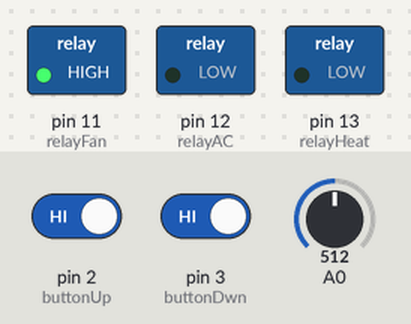
A sketch run on a simulated Arduino Uno, built with avr-gcc and run on an emulated ATmega328P. Shown: switched loads named in the sketch (green lamp = pin HIGH). The inputs (shaded band) are chosen by the test bench; at power-on: A0 = 512, pin 2 (buttonUp) HIGH, pin 3 (buttonDwn) HIGH. EEPROM starts erased; what the sketch prints to the serial monitor is not drawn.

Above: at 1.2 s.
1.3 s: A0 set to 322
4.3 s: A0 set to 289
7.3 s: pin 2 (buttonUp) driven LOW and pin 3 (buttonDwn) driven LOW
At 8.4 s:
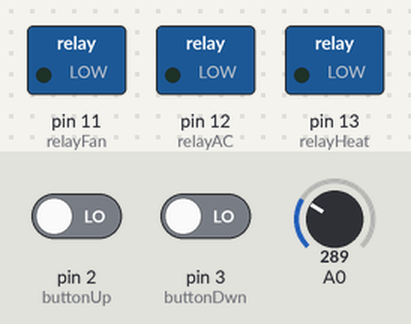
Timing chart, 0 to 10.3 s (numbered marks = the images above; inputs shaded):
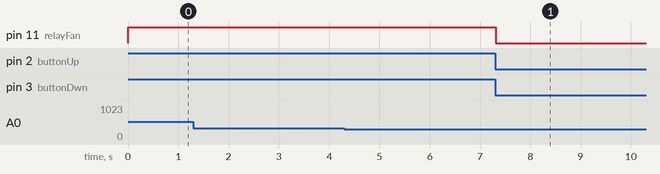

Measured:
- after the input at 1.3 s, every drawn part: stays the same
- after the input at 4.3 s, every drawn part: stays the same
- after the input at 7.3 s, pin 11 (relayFan): HIGH → LOW at once

The sketch:

ardustat.ino
```cpp
/*
This is an experimental attempt at a slightly smarter thermostat for my home

There are currently 2 inputs, an up and down button
These shift the center point up and down
*/

#define SERIALDEBUG
#include "getseteeprom.h"


// Arduino convention is usually byte, but even arduino.h uses uint8_t
// pins
const uint8_t analogTempSens = 0;
const uint8_t buttonUp = 2;
const uint8_t buttonDwn = 3;
const uint8_t relayFan = 11;
const uint8_t relayAC = 12;
const uint8_t relayHeat = 13;

// numeric to text shortcuts
const uint8_t off = 0;
const uint8_t on = 1;
const uint8_t cool = 2;
const uint8_t heat = 3;
const uint8_t fan = 4;
const uint8_t shutdown = 5;
const uint8_t cycle = 6;

// eeprom storage locations
const uint8_t eepCheckVal = 0xAA;
const int eepCheckAddr = 0;
const int eepModeAddr = 1;
const int eepCenterpointAddr = 2;

// temperature parameters scaled as degree F x 10
const int defaultCenterpoint = 690; // 69.0
const int hysteresis = 5; // 0.5
const int offset = 50; // 5

// HVAC system parameters
const unsigned long fanDelay = 60000; // ms, 1 minute
const unsigned long cycleOn = 900000; // ms, 15 minutes
const unsigned long cycleOff = 2700000; // ms, 45 minutes

// global variables used in the loops
int centerpoint;
uint8_t mode;

void setup(void) {
    // setup digital pins
    pinMode(buttonUp, INPUT); // is default
    pinMode(buttonDwn, INPUT); // is default
    pinMode(relayFan, OUTPUT);
    pinMode(relayAC, OUTPUT);
    pinMode(relayHeat, OUTPUT);

#if defined(SERIALDEBUG)
    // start serial monitor
    Serial.begin(9600);
#endif /* SERIALDEBUG */

    // get mode and temperature settings from eeprom or default values
    // we store a basic check pattern in first bit
    // if it's there, load the previous settings
    // otherwise use the defaults and write them to EEPROM
    // note that mode only stores either "on" or "off"
    if (eepCheckVal == getEEPROMbyte(eepCheckAddr)) {
#if defined(SERIALDEBUG)
        Serial.println(F("Using mode and temperature from EEPROM"));
#endif
        mode = getEEPROMbyte(eepModeAddr);
        centerpoint = getEEPROMint(eepCenterpointAddr);
    } else {
#if defined(SERIALDEBUG)
        Serial.println(F("Using mode and temperature from defaults"));
#endif /* SERIALDEBUG */
        mode = on;
        centerpoint = defaultCenterpoint;

        // EEPROM.clear();
        setEEPROMbyte(eepCheckAddr, eepCheckVal);
        setEEPROMbyte(eepModeAddr, mode);
        setEEPROMint(eepCenterpointAddr, centerpoint);
    }
}


void loop(void) {
    // variable declaration
    static uint8_t prevUp = HIGH, prevDwn = HIGH;
    uint8_t stateUp, stateDwn;
    int coolOn, coolOff, heatOn, heatOff, temperature;

    // check if we are pushing any buttons when the loop begins
    stateUp  = digitalRead(buttonUp);
    stateDwn = digitalRead(buttonDwn);

    // if this is first time button is pressed, move the setpoint
    // if both buttons are pressed, toggle system on and off and save to eeprom
    // write this as an interrupt someday?
    if ((stateUp == LOW) && (stateDwn == LOW) && (prevUp != LOW) && (prevDwn != LOW)) {
        if (mode == off) {
            mode = on;
        } else {
            mode = off;
        }
        setEEPROMbyte(eepModeAddr, mode);
    } else if ((stateUp == LOW) && (prevUp != LOW)) {
        centerpoint += 10; // +1.0 F
        setEEPROMint(eepCenterpointAddr, centerpoint);
    } else if ((stateDwn == LOW) && (prevDwn != LOW)) {
        centerpoint -= 10; // -1.0 F
        setEEPROMint(eepCenterpointAddr, centerpoint);
    }

    // store current button states in global vars for next loop through
    prevUp  = stateUp;
    prevDwn = stateDwn;

    // calculate the desired and current temperatures
    coolOn = centerpoint + offset + hysteresis;
    coolOff = centerpoint + offset - hysteresis;
    heatOn = centerpoint - offset + hysteresis;
    heatOff = centerpoint - offset - hysteresis;
    temperature = getTempF(analogTempSens);

    // determine what mode we should be in
    // firing the relays is done in driveUnit function
    if (mode != off) {
        if ((temperature > coolOn) && (mode != cool)) {
            mode = cool;
        } else if ((temperature < heatOn) && (mode != heat)) {
            mode = heat;
        } else if ((temperature > heatOff) && (mode == heat)) {
            mode = shutdown;
        } else if ((temperature < coolOff) && (mode == cool)) {
            mode = shutdown;
        } else {
            mode = cycle;
        }
    }
    driveUnit(mode);

#if defined(SERIALDEBUG)
    // print the current state for debugging
    Serial.print(F("   deg F: "));
    Serial.print(temperature);
    Serial.print(F("   centerpoint:"));
    Serial.println(centerpoint);
#endif /* SERIALDEBUG */

    // slow the loop slightly
    delay(50); //ms
}


int getTempF(int pin) {
    /* get the temperature
    Args:
        pin (int):  the Arduino analog input pin to read from
    Returns:
        temp (int):  scaled Farenheit temperature (10x float)
    */
    float voltage, tempC, tempF;

    // method 1 integer math, loses precision in the typical house range?
    // take in the ADC value, int scale voltage to 5V=500
    // using a TMP36 which is 10mV/C with a +0.5V offset
    //int adc0, tempC
    //int tempscale   = 500;
    //int tmp36offset = 50;
    //float tempF;
    //adc0    = analogRead(pin);
    //tempC   = ( ((adc0*2) + 1) * tempscale + 1024) / 2048 - tmp36offset;

    // method 2 use slower floats but simpler
    // multiplier value taken from sparkfun
    voltage = analogRead(pin)*0.004882814;

    tempC = (voltage - 0.5) * 100.0;
    tempF = (tempC * (9.0/5.0) + 32.0);

#if defined(SERIALDEBUG)
    Serial.print(F("voltage: "));
    Serial.print(voltage);
    Serial.print(F("   deg C: "));
    Serial.print(tempC);
#endif /* SERIALDEBUG */

    return int(tempF * 10.0);
}


void driveUnit(uint8_t unit) {
    /*
    this function controls outputs that control relays
    heat and cool spin up the fan 1 minute before engaging
    call this recursively to do so
    shutdown leaves the fan on 1 minute after

    Args:
        unit (uint8_t): which HVAC function to activate, or off for all off
    Returns:
        None

    wiring notes:
    red wire - 24V hot
    blue wire - 24V common
    green wire - fan
    yellow wire - cooling
    white wire - heating
    */
    static unsigned long timeFanOn = 0;
    unsigned long timeCurrent = millis();

    switch(unit) {
        case cool:
            // we must always be sure that fan is on before AC
            driveUnit(fan);
            // dwell for fanDelay ms if turning it on first time
            if ((timeCurrent - timeFanOn) > fanDelay) {
                // only write to pin if not already on
                if (digitalRead(relayAC) != HIGH) {
                    digitalWrite(relayAC, HIGH);
                }
            }
            break;
        case heat:
            // heat operates exactly the same way as cool
            driveUnit(fan);
            if ((timeCurrent - timeFanOn) > fanDelay) {
                if (digitalRead(relayHeat) != HIGH) {
                    digitalWrite(relayHeat, HIGH);
                }
            }
            break;
        case fan:
             // turn on fan and record time that we do so, only if fan not on
            if (digitalRead(relayFan) != HIGH) {
                timeFanOn = timeCurrent;
                digitalWrite(relayFan, HIGH);
            }
            break;
        case shutdown:
            // turn off other units, then purge vents for fanDelay ms
            // shutdown is only ever the mode set for exactly 1 loop run
            // it is followed by cycle, abuse the timing state var and let
            // cycle shut off the fan after fanDelay time
            timeFanOn = (timeCurrent - cycleOn) + fanDelay;
            digitalWrite(relayAC, LOW);
            digitalWrite(relayHeat, LOW);
            break;
        case cycle:
            // run the fan periodically
            if ((timeCurrent - timeFanOn) > cycleOff) {
                driveUnit(fan);
            } else if ((timeCurrent - timeFanOn) > cycleOn) {
                digitalWrite(relayFan, LOW);
            }
            break;
        default:
            // this is used for "off" and "on" and anything broken
            digitalWrite(relayFan, LOW);
            digitalWrite(relayAC, LOW);
            digitalWrite(relayHeat, LOW);
    }

#if defined(SERIALDEBUG)
    Serial.print(F("   mode "));
    Serial.print(mode);
    Serial.print(F("   unit "));
    Serial.print(unit);
    Serial.print(F("   timeCur "));
    Serial.print(timeCurrent);
    Serial.print(F("   timeFan "));
    Serial.print(timeFanOn);
#endif /* SERIALDEBUG */
}
```

getseteeprom.c
```cpp
#include <avr/EEPROM.h>
#include <inttypes.h>
#include "getseteeprom.h"


uint8_t getEEPROMbyte(int address) {
    /*
    This function retrieves a byte stored in EEPROM at address provided
    Essentially useless copy of the real deal

    Arguments:
        address (int):  EEPROM byte to begin reading first byte from
    Returns:
        value (uint8_t):  byte stored in the EEPROM
    */
    return eeprom_read_byte((uint8_t *) address);
}


int getEEPROMint(int address) {
    /*
    This function retrieves an int stored in EEPROM starting at address provided
    Essentially a useless copy of the real deal

    Arguments:
        address (int):  EEPROM byte to begin reading first byte from
    Returns:
        value (int):  integer stored in the EEPROM
    */
    return eeprom_read_word((uint16_t*) address);
}


void setEEPROMint(int address, int value) {
    /*
    This function stores an int in EEPROM starting at address provided,
    but only if value is different than presently stored

    Arguments:
        address (int):  EEPROM byte to begin storage at
        value (int):  integer value to store
    Returns:
        None
    */
    if (eeprom_read_word((uint16_t*) address) == value) {
        eeprom_write_word((uint16_t*) address , value);
    }
}


void setEEPROMbyte(int address, uint8_t value) {
    /*
    This function stores a byte in EEPROM at address provided,
    but only if value is different than presently stored

    Arguments:
        address (int):  EEPROM byte to begin storage at
        value (uint8_t):  byte value to store
    Returns:
        None
    */
    if (eeprom_read_byte((uint8_t *) address) != value) {
        eeprom_write_byte((uint8_t*) address, value);
    }
}
```

getseteeprom.h
```cpp
#ifdef __cplusplus
extern "C" {
#endif

#ifndef GETSETEEPROM_H
#define GETSETEEPROM_H

#include <inttypes.h>

uint8_t getEEPROMbyte(int);
int getEEPROMint(int);
void setEEPROMbyte(int, uint8_t);
void setEEPROMint(int, int);

#endif /* GETSETEEPROM_H */

#ifdef __cplusplus
}
#endif
```
